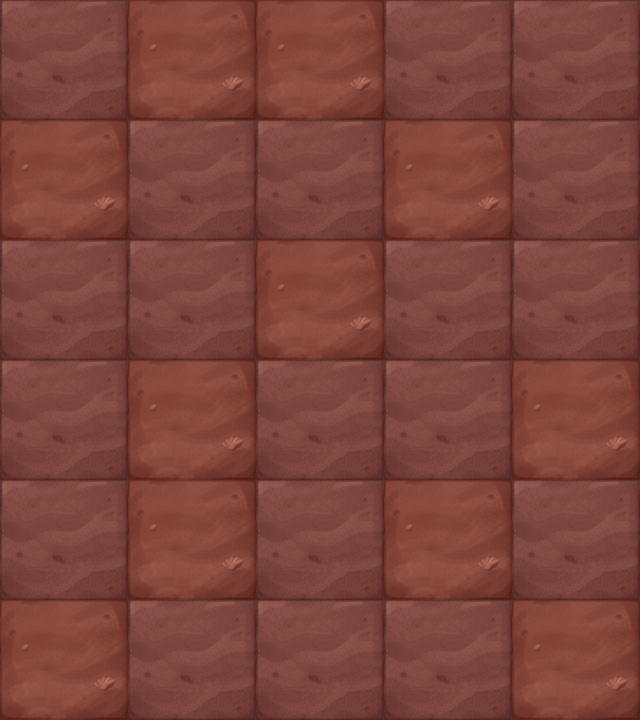

Below is a game level as drawn by its tile map, then a one-line description and the .tmx that defines it (tile-layer data replaced by summaries):
An orthogonal 5x6 tile map with 128x120 px tiles, 1 tile layer (块层 1).

<map version="1.0" orientation="orthogonal" width="5" height="6" tilewidth="128" tileheight="120">
 <tileset firstgid="1" name="map059" tilewidth="128" tileheight="120">
  <image source="map059.png" width="256" height="120" />
 </tileset>
 <layer name="块层 1" width="5" height="6">
  <data>[30 cells, 30 non-empty, 2 distinct tile ids]</data>
 </layer>
</map>
